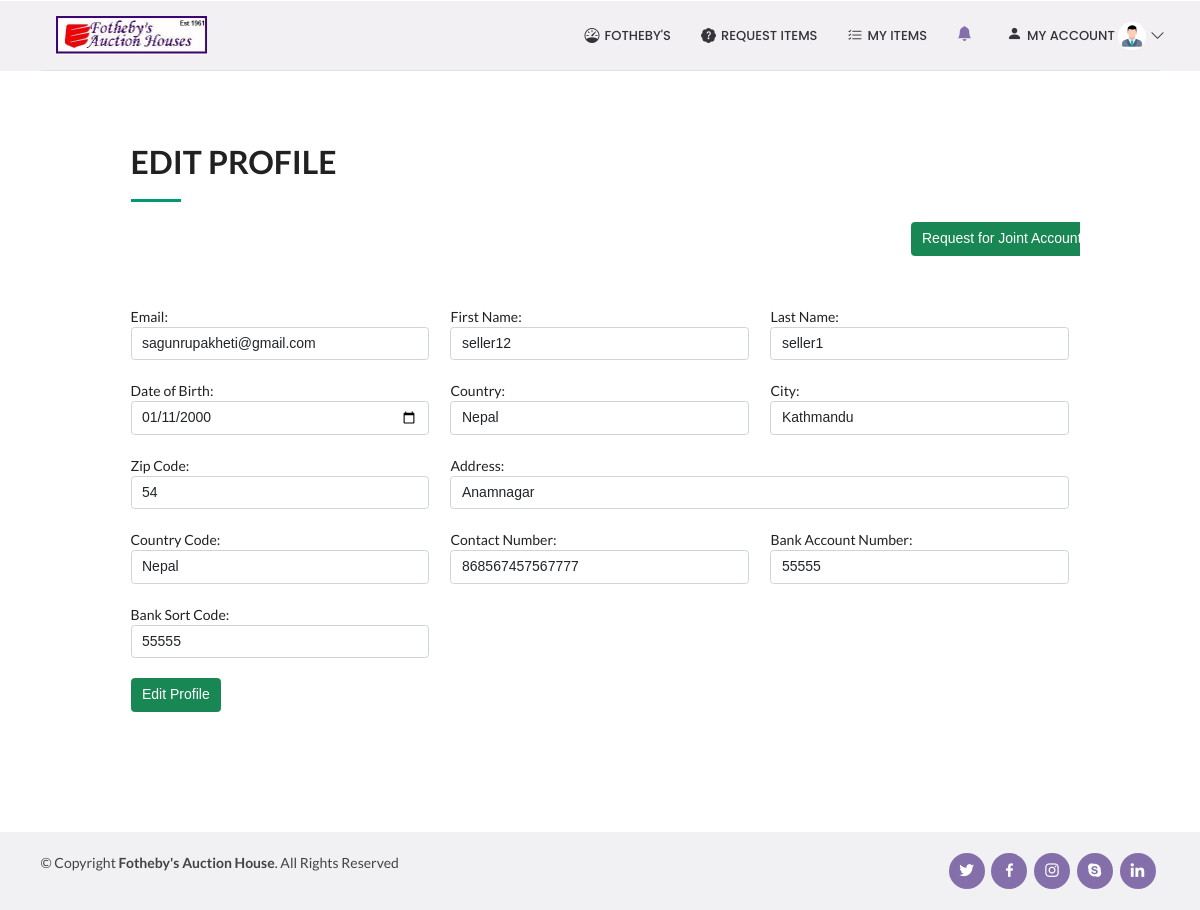
The page /editProfile (signed in) on the database its author committed.
### auction_app/models.py (models this page shows)
class UserProfileInfo(models.Model):
    user = models.OneToOneField(User, on_delete=models.PROTECT)
    firstName = models.CharField(max_length=255, )
    lastName = models.CharField(max_length=255, )
    email = models.EmailField(max_length=255,)
    dob = models.DateField(auto_now_add=False, auto_now=False, blank=True, validators=[eighteenYears])
    country = models.CharField(max_length=255, )
    city = models.CharField(max_length=255, )
    zip_code = models.CharField(max_length=5, )
    address = models.CharField(max_length=255, )
    country_code = models.CharField(max_length=255)
    contact = models.CharField(max_length=255, blank=True)
    bank_account_number = models.IntegerField()
    bank_sort_code= models.IntegerField()
    client_type = models.CharField(max_length=255)
    profile_pic = models.ImageField(upload_to='profile_pics', blank=True)

### auction_app/views.py (the view)
# urls.py: path('editProfile', views.editProfile, name='editProfile'),
def editProfile(request):
    user = User.objects.all().filter(username=request.user).first()
    userInfo = UserProfileInfo.objects.all().filter(user=user)
    temp=''
    u = UserProfileInfo.objects.all().filter(user=user).first()
    form = EditProfileForm(instance=u)
    getUser = UserProfileInfo.objects.get(user=user)
    if getUser.client_type == "Buyer":
        temp= 'buyerDashboard.html'
    elif getUser.client_type == "Seller":
        temp= 'sellerDashboard.html'
    elif getUser.client_type == "Joint":
        temp= 'jointDashboard.html'
    elif getUser.client_type == "Admin":
        temp= 'adminDashboard.html'
    elif getUser.client_type == "Evaluator":
        temp= 'evaluatorDashboard.html'
    if request.method == "POST":
        editForm =  EditProfileForm(request.POST, instance=u)
        if editForm.is_valid():
            editForm.save()
            messages.success(request,'Successfully edited your profile information!')
            return redirect('myProfile')
    return render(request,'editProfile.html',{'temp':temp,'userInfo':userInfo,'form':form})

### templates/editProfile.html (shortened to what this page needs)
<!DOCTYPE html>
{% extends temp %}
{% load static %}
{% block body_block %}
<section id="about" class="about bg-white" style="margin-left:10vw; width:80vw;">
      <div class="container">
           <div class="section-title mt-4" data-aos="fade-left">
              <h2>Edit Profile</h2>
          <a href="jointRequest"><input type="submit" class="btn btn-success" value="Request for Joint Account" style="margin-left:65vw;"></a>
      </div>
    <div class="row">
        <form method="POST">
            <div class="row">
                  <div class=" col-4 mt-4">
                    <label>Email:</label>
                    {{form.email}}
                  </div>
                  <div class=" col-4 mt-4">
                    <label>First Name:</label>
                    {{form.firstName}}
                  </div>
                  <div class=" col-4 ml-2 mt-4">
                    <label>Last Name:</label>
                    {{form.lastName}}
                  </div>
                  <div class=" col-4 ml-2 mt-4">
                    <label>Date of Birth:</label>
                    {{form.dob}}
                  </div>
                  <div class=" col-4 mt-4">
                    <label>Country:</label>
                    {{form.country}}
                  </div>
                  <div class=" col-4 mt-4">
                    <label>City:</label>
                    {{form.city}}
                  </div>
                  <div class=" col-4 mt-4">
                    <label>Zip Code:</label>
                    {{form.zip_code}}
                  </div>
                  <div class=" col-8 mt-4">
                    <label>Address:</label>
                    {{form.address}}
                  </div>
                  <div class=" col-4 ml-2 mt-4">
                    <label>Country Code:</label>
                    {{form.country_code}}
                  </div>
                  <div class=" col-4 ml-2 mt-4">
                    <label>Contact Number:</label>
                    {{form.contact}}
                  </div>
                  <div class=" col-4 ml-2 mt-4">
                    <label>Bank Account Number:</label>
                    {{form.bank_account_number}}
                  </div>
                  <div class=" col-4 ml-2 mt-4">
                    <label>Bank Sort Code:</label>
                    {{form.bank_sort_code}}
                  </div>
                </div>
            <br>
            <input type="submit" class="btn btn-success" value="Edit Profile">
        </form>
    </div>
</section>
{% endblock %}

### static/css/style.css (style rules this page uses)
body { font-family: "Open Sans", sans-serif; color: #444444; }
a { color: #009970; text-decoration: none; }
h1, h2, h3, h4, h5, h6 { font-family: "Raleway", sans-serif; }
section { padding: 60px 0; overflow: hidden; }
.section-title { padding-bottom: 30px; }
.section-title h2 { font-size: 32px; font-weight: bold; text-transform: uppercase; margin-bottom: 20px; padding-bottom: 20px; position: relative; }
.section-title h2::after { content: ''; position: absolute; display: block; width: 50px; height: 3px; background: #009970; bottom: 0; left: 0; }

### rows shown on the page
UserProfileInfo: email "sagunrupakheti@gmail.com", firstName "seller12", lastName "seller1", dob "01/11/2000", country "Nepal", city "Kathmandu", zip_code "54", address "Anamnagar", country_code "Nepal", contact "868567457567777", bank_account_number "55555", bank_sort_code "55555"
